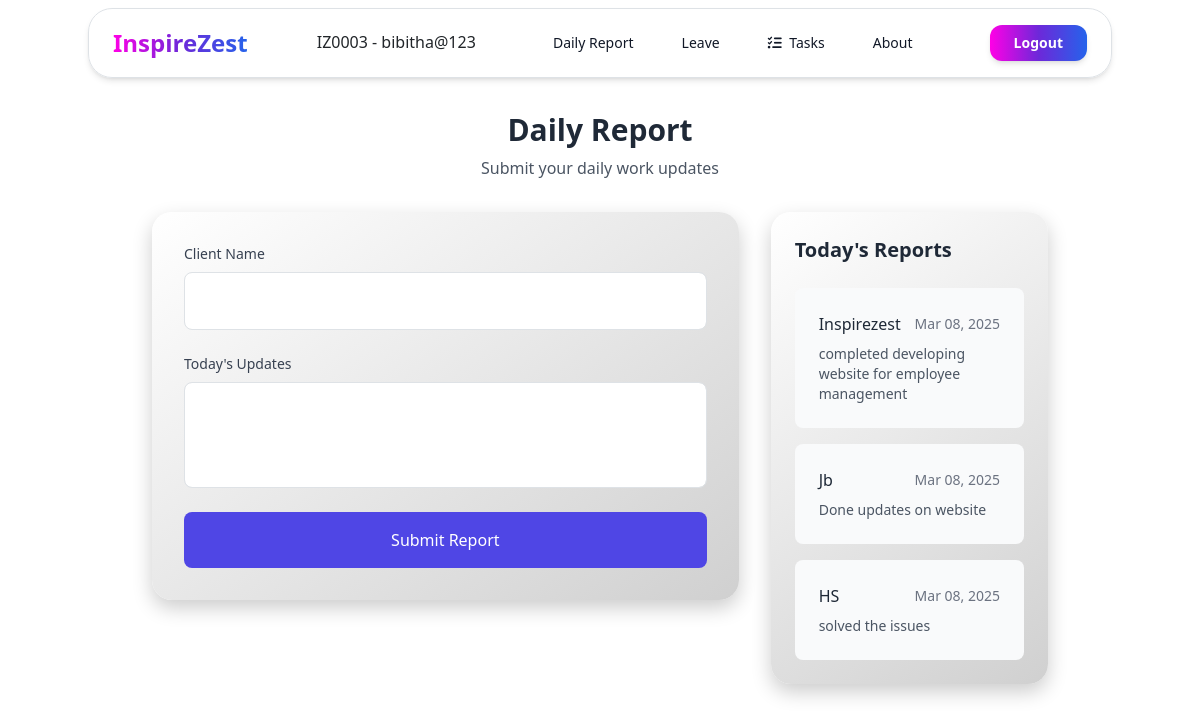
The app's page /employee/daily-report/ (signed in) with its own data.
### app/models.py (models this page shows, shortened)
class CustomUser(AbstractUser):
    DEPARTMENT_CHOICES = [
        ('HR', 'Human Resources'),
        ('IT', 'Information Technology'),
        ('FIN', 'Finance'),
        ('MKT', 'Marketing'),
        ('OPS', 'Operations'),
    ]
    is_verified = models.BooleanField(default=False)
    otp = models.CharField(max_length=10, null=True, blank=True)
    email = models.EmailField(unique=True)
    employee_id = models.CharField(max_length=10, unique=True, null=True)
    department = models.CharField(max_length=3, choices=DEPARTMENT_CHOICES, null=True, blank=True)
    joining_date = models.DateField(null=True, blank=True)
    def __str__(self):
        if self.is_superuser:
            return f"Manager - {self.username}"
        return f"{self.employee_id} - {self.username}"

class DailyReport(models.Model):
    employee = models.ForeignKey(CustomUser, on_delete=models.CASCADE)
    client_name = models.CharField(max_length=255)
    report_date = models.DateField(default=timezone.now)
    todays_update = models.TextField()

### app/views.py (the view)
# urls.py: path('employee/daily-report/',views.Employee_daily_report_view,name='employee-daily-report'),
def Employee_daily_report_view(request):
    if request.user.is_superuser:
        return redirect('manager-dashboard')
    if request.method == "POST":
        form = Daily_report_form(request.POST)
        if form.is_valid():
            report = form.save(commit=False)
            report.employee = request.user
            report.save()
            messages.success(request, "Report Submitted Successfully")
            return redirect('employee-daily-report')
        else:
            messages.error(request, "Please check your form inputs")
    else:
        form = Daily_report_form()
    today_reports = DailyReport.objects.filter(
        employee=request.user,
        report_date=timezone.now().date()
    ).order_by('-report_date')
    context = {
        "form": form,
        "today_reports": today_reports
    }
    return render(request, "employee_daily_report.html", context)

### app/forms.py
class Daily_report_form(forms.ModelForm):
    class Meta:
        model=DailyReport
        fields=["client_name","todays_update"]
        widgets={
            'client_name':forms.TextInput(attrs={'class':'form-control'}),
            'todays_update':forms.Textarea(attrs={'class':'form-control','rows':3,"style":"resize:none"})
        }

### app/templates/employee_daily_report.html (shortened to what this page needs)
{% extends 'employee_base.html' %}
{% load widget_tweaks %}
{% block main_block %}
<div class="container mx-auto px-4 mt-28">
    <div class="max-w-4xl mx-auto">
        <div class="text-center mb-8" data-aos="fade-down" data-aos-delay="400" >
            <h1 class="text-3xl font-bold text-gray-800">Daily Report</h1>
            <p class="text-gray-600 mt-2">Submit your daily work updates</p>
        </div>
        <div class="grid grid-cols-1 lg:grid-cols-3 gap-8" data-aos="fade-up">
            <div class="lg:col-span-2">
                <div class="report-card p-8">
                    <form method="post">
                        <div class="space-y-6">
                            <div>
                                <label class="block text-sm font-medium text-gray-700 mb-2">Client Name</label>
                                {{ form.client_name|add_class:"w-full px-4 py-3 rounded-lg border border-gray-300 focus:ring-2 focus:ring-indigo-500 focus:border-indigo-500" }}
                            </div>
                            <div>
                                <label class="block text-sm font-medium text-gray-700 mb-2">Today's Updates</label>
                                {{ form.todays_update|add_class:"w-full px-4 py-3 rounded-lg border border-gray-300 focus:ring-2 focus:ring-indigo-500 focus:border-indigo-500" }}
                            </div>
                            <button type="submit"
                                class="w-full bg-indigo-600 text-white py-3 px-4 rounded-lg hover:bg-indigo-700 transition-colors duration-200 font-medium">
                                Submit Report
                            </button>
                        </div>
                    </form>
                </div>
            </div>
            <div class="lg:col-span-1">
                <div class="report-card p-6">
                    <h2 class="text-xl font-semibold text-gray-800 mb-6">Today's Reports</h2>
                    {% if today_reports %}
                    <div class="space-y-4">
                        {% for report in today_reports %}
                        <div class="report-item bg-gray-50 p-4 rounded-lg">
                            <div class="flex items-center justify-between mb-2">
                                <span class="font-medium text-gray-800">{{ report.client_name }}</span>
                                <span class="text-sm text-gray-500">{{ report.report_date|date:"M d, Y" }}</span>
                            </div>
                            <p class="text-sm text-gray-600">{{ report.todays_update|truncatewords:30 }}</p>
                        </div>
                        {% endfor %}
                    </div>
                    {% else %}
                    <div class="text-center py-8">
                        <p class="text-gray-500">No reports submitted today</p>
                    </div>
                    {% endif %}
                </div>
            </div>
        </div>
    </div>
</div>
{% endblock %}

### app/templates/employee_base.html (shortened to what this page needs)
<!DOCTYPE html>
<html lang="en">
<head>
        <link href="https://cdn.jsdelivr.net/npm/bootstrap@5.3.3/dist/css/bootstrap.min.css" rel="stylesheet"
>
    <link href="https://unpkg.com/aos@2.3.1/dist/aos.css" rel="stylesheet">
    <script src="https://cdn.tailwindcss.com"></script>
    <link rel="stylesheet" href="https://cdnjs.cloudflare.com/ajax/libs/font-awesome/6.0.0/css/all.min.css">
</head>
<body>
    <header class="fixed inset-x-0 top-0 z-30 mx-auto w-full max-w-screen-md border border-gray-100
    bg-white/90 py-3 mt-2 shadow-md backdrop-blur-lg md:top-6 md:rounded-3xl lg:max-w-screen-lg"data-aos="flip-down" data-aos-delay="500" >
    <div class="px-6">
        <div class="flex items-center justify-between">
            <div class="flex items-center space-x-2">
                <span class="logo-text">InspireZest</span>
            </div>
            <h1>{{request.user}}</h1>
            <div class="hidden md:flex md:items-center md:justify-center md:gap-8">
                <a href="{%url 'employee-daily-report'%}" class="nav-link px-2 py-2 text-sm font-medium text-gray-900">
                    Daily Report
                </a>
                <a href="{%url 'employee-leave'%}" class="nav-link px-2 py-2 text-sm font-medium text-gray-900">
                    Leave
                </a>
                <a href="{% url 'employee-tasks' %}" class="nav-link px-2 py-2 text-sm font-medium text-gray-900">
                    <i class="fas fa-tasks mr-1"></i> Tasks
                </a>
                <a href="{%url 'employee-about'%}" class="nav-link px-2 py-2 text-sm font-medium text-gray-900">
                    About
                </a>
            </div>
            <div class="flex items-center justify-end gap-4">
                <a class="inline-flex items-center justify-center rounded-xl bg-blue-600 px-4 py-2 text-sm
                    font-semibold text-white shadow-md transition-all duration-200 hover:bg-blue-500
                    hover:shadow-lg focus:ring-2 focus:ring-blue-600 focus:ring-offset-2" href="{% url 'login' %}">
                    Logout
                </a>
            </div>
        </div>
    </div>
</header>
    {%block main_block%}
    {%endblock%}
</body>
</html>

### app/templates/employee_base.html (style rules this page uses)
.nav-link::before { content: ''; position: absolute; bottom: 0; left: 0; width: 0; height: 2px; background-color: #2563eb; transition: width 0.3s ease; }
.nav-link { position: relative; transition: color 0.3s ease; }
.logo-text { font-size: 1.5rem; font-weight: 700; background: linear-gradient( to right, #ff00e6 0%, #6d28d9 50%, #2563eb 100% ); -webkit-background-clip: text; background-clip: text; -webkit-text-fill-color: transparent; position: relative; display: inline-block; }
.logo-text::after { content: ''; position: absolute; bottom: -2px; left: 0; width: 100%; height: 2px; background: inherit; opacity: 0; transition: opacity 0.3s ease; }
.inline-flex { display: inline-flex; background: linear-gradient( to right, #ff00e6 0%, #6d28d9 50%, #2563eb 100% ); transition: all 0.3s ease; }

### app/templates/employee_daily_report.html (style rules this page uses)
.report-card { background: linear-gradient(145deg, #ffffff, #d0d0d0); border-radius: 20px; box-shadow: 0 8px 20px rgba(0, 0, 0, 0.2); }
.report-item { transition: all 0.3s ease; }

### records on screen
CustomUser: user "IZ0003 - bibitha@123"
DailyReport: client_name "Inspirezest", report_date "Mar 08, 2025", todays_update "completed developing website for employee management"
DailyReport: client_name "Jb", report_date "Mar 08, 2025", todays_update "Done updates on website"
DailyReport: client_name "HS", report_date "Mar 08, 2025", todays_update "solved the issues"
